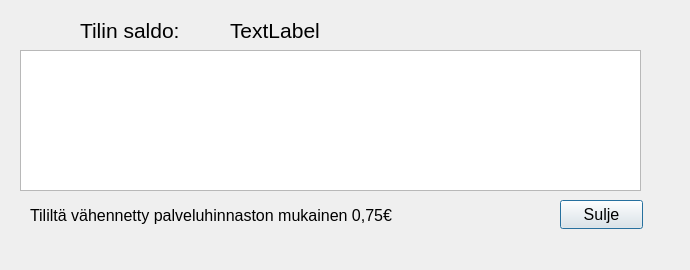
<?xml version="1.0" encoding="UTF-8"?>
<ui version="4.0">
 <class>status</class>
 <widget class="QDialog" name="status">
  <property name="geometry">
   <rect>
    <x>0</x>
    <y>0</y>
    <width>690</width>
    <height>270</height>
   </rect>
  </property>
  <property name="sizePolicy">
   <sizepolicy hsizetype="Minimum" vsizetype="Minimum">
    <horstretch>0</horstretch>
    <verstretch>0</verstretch>
   </sizepolicy>
  </property>
  <property name="font">
   <font>
    <pointsize>12</pointsize>
   </font>
  </property>
  <property name="windowTitle">
   <string>Dialog</string>
  </property>
  <widget class="QLabel" name="label">
   <property name="geometry">
    <rect>
     <x>80</x>
     <y>-30</y>
     <width>271</width>
     <height>121</height>
    </rect>
   </property>
   <property name="font">
    <font>
     <pointsize>16</pointsize>
    </font>
   </property>
   <property name="text">
    <string>Tilin saldo:</string>
   </property>
  </widget>
  <widget class="QPushButton" name="pushButton">
   <property name="geometry">
    <rect>
     <x>560</x>
     <y>200</y>
     <width>83</width>
     <height>29</height>
    </rect>
   </property>
   <property name="text">
    <string>Sulje</string>
   </property>
  </widget>
  <widget class="QLabel" name="saldoLabel">
   <property name="geometry">
    <rect>
     <x>230</x>
     <y>10</y>
     <width>141</width>
     <height>41</height>
    </rect>
   </property>
   <property name="font">
    <font>
     <pointsize>16</pointsize>
    </font>
   </property>
   <property name="text">
    <string>TextLabel</string>
   </property>
  </widget>
  <widget class="QLabel" name="label_2">
   <property name="geometry">
    <rect>
     <x>30</x>
     <y>200</y>
     <width>481</width>
     <height>31</height>
    </rect>
   </property>
   <property name="text">
    <string>Tililtä vähennetty palveluhinnaston mukainen 0,75€ </string>
   </property>
  </widget>
  <widget class="QListWidget" name="logList">
   <property name="geometry">
    <rect>
     <x>20</x>
     <y>50</y>
     <width>621</width>
     <height>141</height>
    </rect>
   </property>
   <property name="font">
    <font>
     <pointsize>12</pointsize>
    </font>
   </property>
  </widget>
 </widget>
 <resources/>
 <connections/>
</ui>
